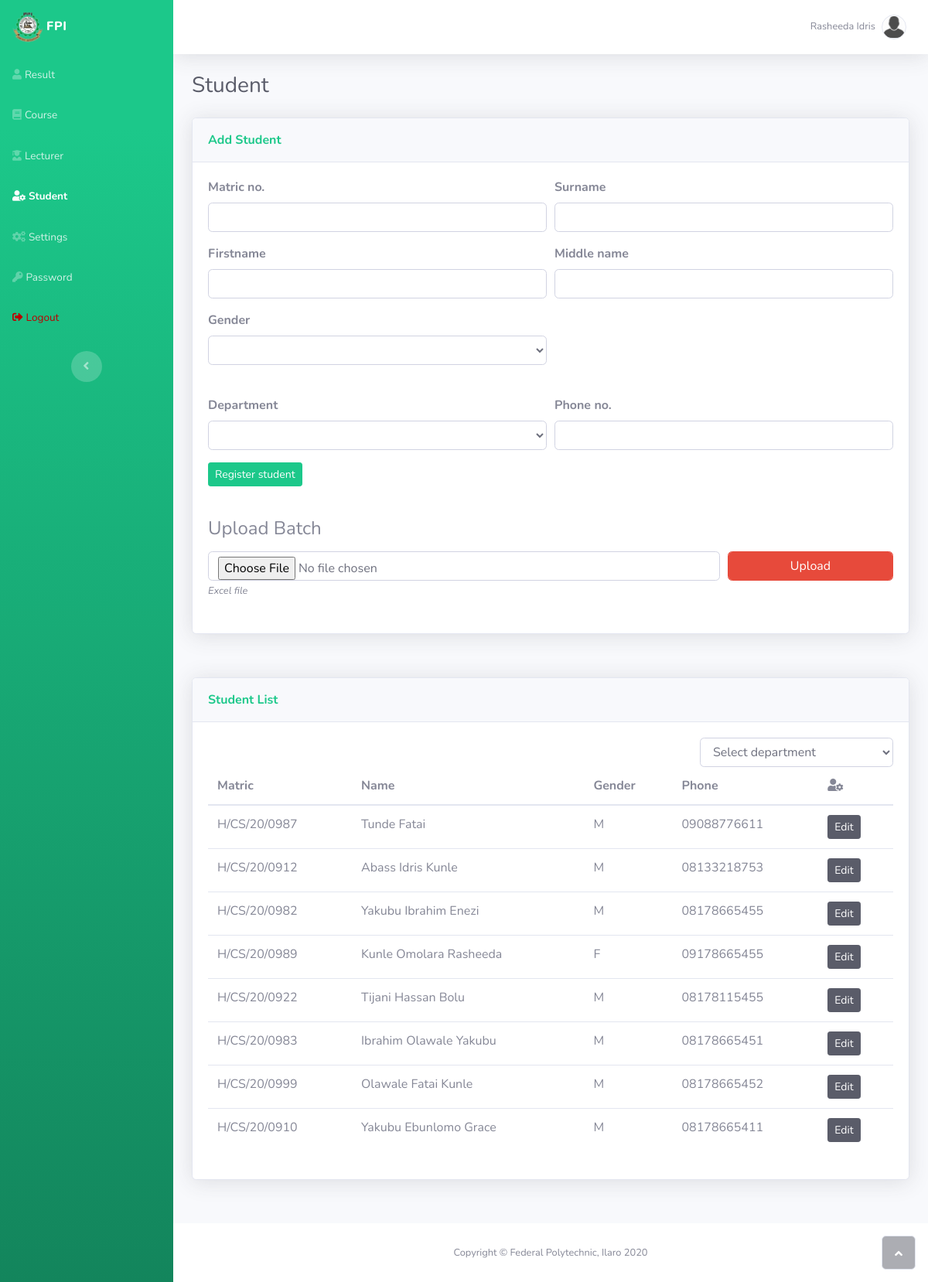
The app's page /student (signed in) with its own data.
### tables this page shows
CREATE TABLE IF NOT EXISTS `student` (
  `matric` varchar(15) NOT NULL,
  `sname` varchar(30) NOT NULL,
  `fname` varchar(30) NOT NULL,
  `mname` varchar(30) NOT NULL,
  `gender` varchar(1) NOT NULL,
  `department` varchar(100) NOT NULL,
  `phone` varchar(11) NOT NULL,
  `regdate` datetime NOT NULL,
  PRIMARY KEY (`matric`)
);

### core/core.inc.php (called while the page is built, shortened)
<?php
$servername = "localhost";
$username = "root";
$password = "";
$dbname = "ilaro_result_system";
$conn = new mysqli($servername, $username, $password, $dbname);
function getRow( $string){
	global $conn;
	$result = $conn->query($string);
	$result = $result->fetch_assoc();
	return $result;
}
function countRows( $string ){
	global $conn;
	$result = $conn->query($string);
	return (!$result || mysqli_num_rows($result)==0) ? 0 : mysqli_num_rows($result);
}
?>

### student.php (the view, shortened to what this page needs)
<?php
$student_active = '1';
require_once('header.php');
$matric = $sname = $fname = $mname = $gender = $department = $phone = "";
$matric_error = $sname_error = $fname_error = $mname_error = $gender_error = $department_error = $phone_error = "";
?>
        <div class="d-flex flex-column" id="content-wrapper">
            <div id="content">
            <div class="container-fluid">
                <h3 class="text-dark mb-4">Student</h3>
                <div class="row mb-3">
                    <div class="col">
                        <div class="row">
                            <div class="col mb-4">
                                <div class="card shadow mb-3">
                                    <div class="card-header py-3">
                                        <p class="text-success m-0 font-weight-bold">Add Student</p>
                                    </div>
                                    <div class="card-body">
                                        <form method="post" action="">
                                            <div class="form-row">
                                                <div class="col-12 col-sm-6">
                                                    <div class="form-group">
                                                        <label for="matric"><strong>Matric no.</strong></label>
                                                        <input class="form-control" type="text" name="matric" value="<?php echo $matric; ?>" <?php echo $matric_error; ?> required pattern="^[a-zA-Z][/][a-zA-Z]{2}[/][0-9]{2}[/][0-9]{4}$" valddue="H/CS/20/0987">
                                                    </div>
                                                </div>
                                                <div class="col-12 col-sm-6">
                                                    <div class="form-group">
                                                        <label for="sname"><strong>Surname</strong></label>
                                                        <input class="form-control" type="text" name="sname" value="<?php echo $sname; ?>" <?php echo $sname_error; ?> required pattern="^[a-zA-Z]{3,}$">
                                                    </div>
                                                </div>
                                                <div class="col-12 col-sm-6">
                                                    <div class="form-group">
                                                        <label for="fname"><strong>Firstname</strong></label>
                                                        <input class="form-control" type="text" name="fname" value="<?php echo $fname; ?>" <?php echo $fname_error; ?> pattern="^[a-zA-Z]{3,}$" required>
                                                    </div>
                                                </div>
                                                <div class="col-12 col-sm-6">
                                                    <div class="form-group">
                                                        <label for="mname"><strong>Middle name</strong></label>
                                                        <input class="form-control" type="text" name="mname" value="<?php echo $mname; ?>" <?php echo $mname_error; ?> pattern="^[a-zA-Z]{3,}$">
                                                    </div>
                                                </div>
                                                <div class="col-12 col-sm-6">
                                                    <div class="form-group">
                                                        <label for="gender"><strong>Gender</strong></label>
                                                        <select class="form-control" id="gender" name="gender" <?php echo $gender_error; ?> required>
                                                            <option value=""></option>
                                                            <option value="M">Male</option>
                                                        </select>
                                                    </div>
                                                </div>
                                            </div>
                                            <div class="form-row mt-4">
                                                <div class="col-12 col-sm-6">
                                                    <div class="form-group">
                                                        <label for="department"><strong>Department</strong></label>
                                                        <select class="form-control" id="department" name="department" <?php echo $department_error; ?> required>
                                                            <option value=''></option>
<?php
$department_ = getRow("SELECT department
                   FROM $dbname.department WHERE sn='1'")['department'];
$department_ = explode('##', $department_);
foreach ($department_ as $value)
    echo "<option value='$value'>$value</option>";
?>
                                                        </select>
                                                    </div>
                                                </div>
                                                <div class="col-12 col-sm-6">
                                                    <div class="form-group"><label for="phone"><strong>Phone no.</strong></label><input class="form-control" type="text" name="phone" value="<?php echo $phone; ?>" <?php echo $phone_error; ?> pattern="^[0][1-9][0-9]{9}$" required></div>
                                                </div>
                                            </div>
                                            <div class="form-group">
                                                <button class="btn btn-success btn-sm" type="submit" name="register_single">Register student</button>
                                            </div>
                                        </form>
                                        <form method="post" action="" enctype='multipart/form-data'>
                                            <h4 class="mt-4 mb-3 pt-3">Upload Batch</h4>
                                            <div class="form-row">
                                                <div class="col-12 col-sm-9">
                                                    <div class="form-group">
                                                        <input type="file" class="form-control" name="excel_file" accept=".xls">
                                                        <label style="font-style:italic;font-size:0.8em;">Excel file</label>
                                                    </div>
                                                </div>
                                                <div class="col-12 col-sm-3 align-items-end">
                                                    <div class="form-group">
                                                        <button class="btn btn-danger form-control" type="submit" name="excel_btn" style="width:100% !important;">Upload</button>
                                                    </div>
                                                </div>
                                            </div>
                                        </form>
                                    </div>
                                </div>
                            </div>
                        </div>
                    </div>
                </div>
                <div class="row mb-3">
                    <div class="col">
                        <div class="row">
                            <div class="col mb-4">
                                <div class="card shadow mb-3">
                                    <div class="card-header py-3">
                                        <p class="text-success m-0 font-weight-bold">Student List</p>
                                    </div>
                                    <div class="card-body">
                                        <form class="d-flex justify-content-end"><select class="form-control" style="max-width: 250px;"><option value="undefined">Select department</option></select></form>
                                        <div class="table-responsive">
                                            <table class="table table-hover">
                                                <thead>
                                                    <tr>
                                                        <th style="border-top-style: none;">Matric</th>
                                                        <th style="border-top-style: none;">Name</th>
                                                        <th style="border-top-style: none;">Gender</th>
                                                        <th style="border-top-style: none;">Phone</th>
                                                        <th style="border-top-style: none;"><i class="fas fa-user-cog"></i></th>
                                                    </tr>
                                                </thead>
                                                <tbody>
<?php
$sql = "SELECT matric, CONCAT(sname, ' ', fname, ' ', mname) AS fullname,
                gender, department, phone
        FROM $dbname.student";
$count = countRows($sql);
if ($count < 1)
    echo "<tr><td colspan='5'>No record found</td>";
else {
    $result = mysqli_query($conn, $sql);
    while ($fetch = mysqli_fetch_assoc($result)) {
        echo '<tr>
                <td>'.$fetch['matric'].'</td>
                <td>'.$fetch['fullname'].'</td>
                <td>'.$fetch['gender'].'</td>
                <td>'.$fetch['phone'].'</td>
                <td><a href="edit_student?matric='.$fetch['matric'].'" role="button" class="btn btn-dark btn-sm" type="button">Edit</button></td>
            </tr>';
    }
}
?>
                                                </tbody>
                                            </table>
                                        </div>
                                    </div>
                                </div>
                            </div>
                        </div>
                    </div>
                </div>
            </div>
        </div>
<?php require_once('footer.php'); ?>

### header.php (shortened to what this page needs)
<?php
require_once('core/core.inc.php');
$useremail = $_SESSION['control'];
$fullname = getRow("SELECT CONCAT(fname, ' ', lname) AS fullname
                   FROM $dbname.master WHERE email='$useremail'")['fullname'];
?>
<!DOCTYPE html>
<html>
<head>
    <link rel="stylesheet" href="assets/bootstrap/css/bootstrap.min.css">
    <link rel="stylesheet" href="assets/fonts/fontawesome-all.min.css">
    <link rel="stylesheet" href="assets/fonts/font-awesome.min.css">
    <link rel="stylesheet" href="assets/fonts/fontawesome5-overrides.min.css">
</head>
<body id="page-top">
    <div id="wrapper">
        <nav class="navbar navbar-dark align-items-start sidebar sidebar-dark accordion bg-gradient-success p-0">
            <div class="container-fluid d-flex flex-column p-0">
                <a class="navbar-brand d-flex justify-content-center align-items-center justify-content-md-start align-items-md-center sidebar-brand m-0" href="#" style="width: 100%;">
                    <div><img class="img-fluid mr-1 fas" src="assets/img/logo.png" width="40px" height="40px"><span>FPI</span></div>
                </a>
                <ul class="nav navbar-nav text-light" id="accordionSidebar">
                    <li class="nav-item">
                        <a class="nav-link <?php echo (isset($result_active)) ? 'active':'' ?>" href="result"><i class="fas fa-user"></i><span>Result</span></a>
                    </li>
                    <li class="nav-item">
                        <a class="nav-link <?php echo (isset($course_active)) ? 'active':'' ?>" href="course"><i class="fas fa-book"></i><span>Course</span></a>
                    </li>
                    <li class="nav-item">
                        <a class="nav-link <?php echo (isset($lecturer_active)) ? 'active':'' ?>" href="lecturer"><i class="fas fa-user-graduate"></i><span>Lecturer</span></a>
                    </li>
                    <li class="nav-item">
                        <a class="nav-link <?php echo (isset($student_active)) ? 'active':'' ?>" href="student"><i class="fas fa-user-cog"></i><span>Student</span></a>
                    </li>
                    <li class="nav-item">
                        <a class="nav-link <?php echo (isset($setting_active)) ? 'active':'' ?>" href="setting"><i class="fas fa-cogs"></i><span>Settings</span></a>
                    </li>
                    <li class="nav-item">
                        <a class="nav-link <?php echo (isset($password_active)) ? 'active':'' ?>" href="password"><i class="fas fa-key"></i><span>Password</span></a>
                    </li>
                    <li class="nav-item" id="logout">
                        <a class="nav-link logout" href="logout"><i class="fas fa-sign-out-alt"></i><span>Logout</span></a>
                    </li>
                </ul>
                <div class="text-center d-none d-md-inline"><button class="btn rounded-circle border-0" id="sidebarToggle" type="button"></button></div>
            </div>
        </nav>
        <div class="d-flex flex-column" id="content-wrapper">
            <div id="content">
                <nav class="navbar navbar-light navbar-expand bg-white shadow mb-4 topbar static-top">
                    <div class="container-fluid"><button class="btn btn-link d-md-none rounded-circle mr-3" id="sidebarToggleTop" type="button"><i class="fas fa-bars"></i></button>
                        <ul class="nav navbar-nav flex-nowrap ml-auto">
                            <li class="nav-item dropdown no-arrow">
                                <div class="nav-item dropdown no-arrow"><a class="dropdown-toggle nav-link" data-toggle="dropdown" aria-expanded="false" href="#"><span class="d-none d-lg-inline mr-2 text-gray-600 small"><?php echo $fullname; ?></span><img class="border rounded-circle img-profile" src="assets/img/avartar.png"></a>
                    </div>
                    </li>
                    </ul>
            </div>
            </nav>

### footer.php (shortened to what this page needs)
        <footer class="bg-white sticky-footer">
            <div class="container my-auto">
                <div class="text-center my-auto copyright"><span>Copyright © Federal Polytechnic, Ilaro 2020</span></div>
            </div>
        </footer>
    </div><a class="border rounded d-inline scroll-to-top" href="#page-top"><i class="fas fa-angle-up"></i></a></div>
</body>
</html>

### header.php (style rules this page uses)
#logout a,#logout i { color:#bb0000; }

### records on screen
student: matric "H/CS/20/0987", fullname "Tunde Fatai", gender "M", phone "09088776611"
student: matric "H/CS/20/0912", fullname "Abass Idris Kunle", gender "M", phone "08133218753"
student: matric "H/CS/20/0982", fullname "Yakubu Ibrahim Enezi", gender "M", phone "08178665455"
student: matric "H/CS/20/0989", fullname "Kunle Omolara Rasheeda", gender "F", phone "09178665455"
student: matric "H/CS/20/0922", fullname "Tijani Hassan Bolu", gender "M", phone "08178115455"
student: matric "H/CS/20/0983", fullname "Ibrahim Olawale Yakubu", gender "M", phone "08178665451"
student: matric "H/CS/20/0999", fullname "Olawale Fatai Kunle", gender "M", phone "08178665452"
student: matric "H/CS/20/0910", fullname "Yakubu Ebunlomo Grace", gender "M", phone "08178665411"

### other values on screen
$fullname "Rasheeda Idris"
